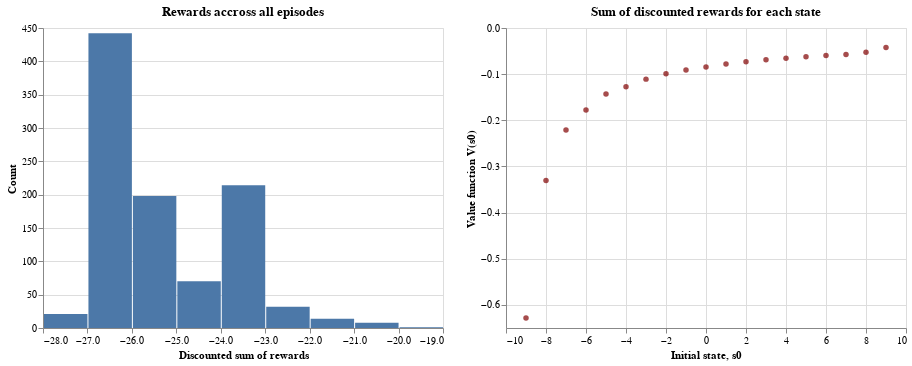

The notebook cell this image was saved under:
### Code cell
# Figures 2.2 and 2.3
driver.plot_fig_2_2(random_value_functions) | driver.plot_fig_2_3(random_policy_summary)

### Figure 1 — Vega-Lite specification as saved in the notebook (floating-point values rounded to 4 significant figures; data arrays with more than 128 entries replaced by an {"elided": "..."} marker saying what was removed)
{"config": {"view": {"continuousWidth": 400, "continuousHeight": 300}}, "hconcat": [{"data": {"name": "data-850bf07ed985670d649ad66c7f823eb8"}, "mark": "bar", "encoding": {"x": {"bin": true, "field": "beta^t_reward", "title": "Discounted sum of rewards", "type": "quantitative"}, "y": {"aggregate": "count", "title": "Count", "type": "quantitative"}}, "title": "Rewards accross all episodes"}, {"data": {"name": "data-b629f5bfa5e695dd974d172d160dc00e"}, "mark": {"type": "circle", "color": "maroon"}, "encoding": {"x": {"field": "initial_state", "title": "Initial state, s0", "type": "quantitative"}, "y": {"field": "mean", "title": "Value function V(s0)", "type": "quantitative"}}, "title": "Sum of discounted rewards for each state"}], "$schema": "https://vega.github.io/schema/vega-lite/v4.17.0.json", "datasets": {"data-850bf07ed985670d649ad66c7f823eb8": {"elided": "1000 records"}, "data-b629f5bfa5e695dd974d172d160dc00e": [{"initial_state": -9, "count": 1000, "mean": -0.6284, "std": 0.4576, "min": -1.0, "1%": -1.0, "5%": -1.0, "10%": -1.0, "25%": -1.0, "50%": -1.0, "75%": -0.049, "90%": -0.04706, "95%": -0.04612, "99%": -0.04341, "max": -0.04004}, {"initial_state": -8, "count": 1000, "mean": -0.3304, "std": 0.4211, "min": -0.98, "1%": -0.98, "5%": -0.98, "10%": -0.98, "25%": -0.9412, "50%": -0.05, "75%": -0.04802, "90%": -0.04612, "95%": -0.04429, "99%": -0.04085, "max": -0.02957}, {"initial_state": -7, "count": 1000, "mean": -0.221, "std": 0.3498, "min": -0.9604, "1%": -0.9604, "5%": -0.9604, "10%": -0.9604, "25%": -0.05, "50%": -0.049, "75%": -0.04706, "90%": -0.04429, "95%": -0.04254, "99%": -0.03845, "max": -0.03406}, {"initial_state": -6, "count": 1000, "mean": -0.1774, "std": 0.3072, "min": -0.9412, "1%": -0.9412, "5%": -0.9412, "10%": -0.9039, "25%": -0.05, "50%": -0.04802, "75%": -0.04612, "90%": -0.04341, "95%": -0.04085, "99%": -0.03626, "max": -0.03079}, {"initial_state": -5, "count": 1000, "mean": -0.1432, "std": 0.2654, "min": -0.9224, "1%": -0.9224, "5%": -0.8858, "10%": -0.8171, "25%": -0.049, "50%": -0.04706, "75%": -0.0452, "90%": -0.04169, "95%": -0.04004, "99%": -0.03547, "max": -0.02368}, {"initial_state": -4, "count": 1000, "mean": -0.1274, "std": 0.2425, "min": -0.9039, "1%": -0.9039, "5%": -0.8681, "10%": -0.6812, "25%": -0.049, "50%": -0.04706, "75%": -0.04429, "90%": -0.04085, "95%": -0.03924, "99%": -0.03406, "max": -0.02727}, {"initial_state": -3, "count": 1000, "mean": -0.1108, "std": 0.216, "min": -0.8858, "1%": -0.8858, "5%": -0.8171, "10%": -0.05, "25%": -0.049, "50%": -0.04612, "75%": -0.04254, "90%": -0.04004, "95%": -0.03768, "99%": -0.03271, "max": -0.02097}, {"initial_state": -2, "count": 1000, "mean": -0.09917, "std": 0.1951, "min": -0.8681, "1%": -0.8681, "5%": -0.769, "10%": -0.05, "25%": -0.04802, "50%": -0.0452, "75%": -0.04169, "90%": -0.03845, "95%": -0.03619, "99%": -0.03206, "max": -0.02619}, {"initial_state": -1, "count": 1000, "mean": -0.09108, "std": 0.1799, "min": -0.8508, "1%": -0.8346, "5%": -0.7238, "10%": -0.05, "25%": -0.04802, "50%": -0.04429, "75%": -0.04085, "90%": -0.03693, "95%": -0.03476, "99%": -0.02926, "max": -0.01858}, {"initial_state": 0, "count": 1000, "mean": -0.0844, "std": 0.1654, "min": -0.8337, "1%": -0.8007, "5%": -0.6543, "10%": -0.05, "25%": -0.04706, "50%": -0.04341, "75%": -0.04004, "90%": -0.03619, "95%": -0.03406, "99%": -0.02957, "max": -0.02229}, {"initial_state": 1, "count": 1000, "mean": -0.07812, "std": 0.1522, "min": -0.8171, "1%": -0.7847, "5%": -0.5914, "10%": -0.05, "25%": -0.04706, "50%": -0.04254, "75%": -0.03845, "90%": -0.03476, "95%": -0.03271, "99%": -0.02783, "max": -0.01935}, {"initial_state": 2, "count": 1000, "mean": -0.07329, "std": 0.1412, "min": -0.8007, "1%": -0.769, "5%": -0.05, "10%": -0.049, "25%": -0.04612, "50%": -0.04169, "75%": -0.03768, "90%": -0.03406, "95%": -0.03142, "99%": -0.02673, "max": -0.01896}, {"initial_state": 3, "count": 1000, "mean": -0.06878, "std": 0.1306, "min": -0.7847, "1%": -0.7238, "5%": -0.05, "10%": -0.049, "25%": -0.04612, "50%": -0.04169, "75%": -0.03693, "90%": -0.03271, "95%": -0.03017, "99%": -0.02516, "max": -0.01858}, {"initial_state": 4, "count": 1000, "mean": -0.06569, "std": 0.1229, "min": -0.769, "1%": -0.7093, "5%": -0.05, "10%": -0.049, "25%": -0.04612, "50%": -0.04085, "75%": -0.03619, "90%": -0.03142, "95%": -0.02898, "99%": -0.02516, "max": -0.01974}, {"initial_state": 5, "count": 1000, "mean": -0.06243, "std": 0.1145, "min": -0.7536, "1%": -0.6676, "5%": -0.05, "10%": -0.049, "25%": -0.0452, "50%": -0.04004, "75%": -0.03476, "90%": -0.03079, "95%": -0.02898, "99%": -0.02416, "max": -0.01858}, {"initial_state": 6, "count": 1000, "mean": -0.05979, "std": 0.1083, "min": -0.7386, "1%": -0.6543, "5%": -0.05, "10%": -0.049, "25%": -0.0452, "50%": -0.03924, "75%": -0.03406, "90%": -0.03017, "95%": -0.02783, "99%": -0.02368, "max": 0.9412}, {"initial_state": 7, "count": 1000, "mean": -0.05725, "std": 0.1041, "min": -0.7238, "1%": -0.6412, "5%": -0.05, "10%": -0.049, "25%": -0.04429, "50%": -0.03845, "75%": -0.03338, "90%": -0.02957, "95%": -0.02727, "99%": -0.02274, "max": 0.9604}, {"initial_state": 8, "count": 1000, "mean": -0.05272, "std": 0.11, "min": -0.7093, "1%": -0.6035, "5%": -0.05, "10%": -0.049, "25%": -0.04429, "50%": -0.03845, "75%": -0.03271, "90%": -0.0284, "95%": -0.02619, "99%": -0.02184, "max": 0.98}, {"initial_state": 9, "count": 1000, "mean": -0.04236, "std": 0.1477, "min": -0.6951, "1%": -0.6158, "5%": -0.05, "10%": -0.049, "25%": -0.04429, "50%": -0.03768, "75%": -0.03271, "90%": -0.02783, "95%": -0.02567, "99%": 0.9604, "max": 1.0}]}}
